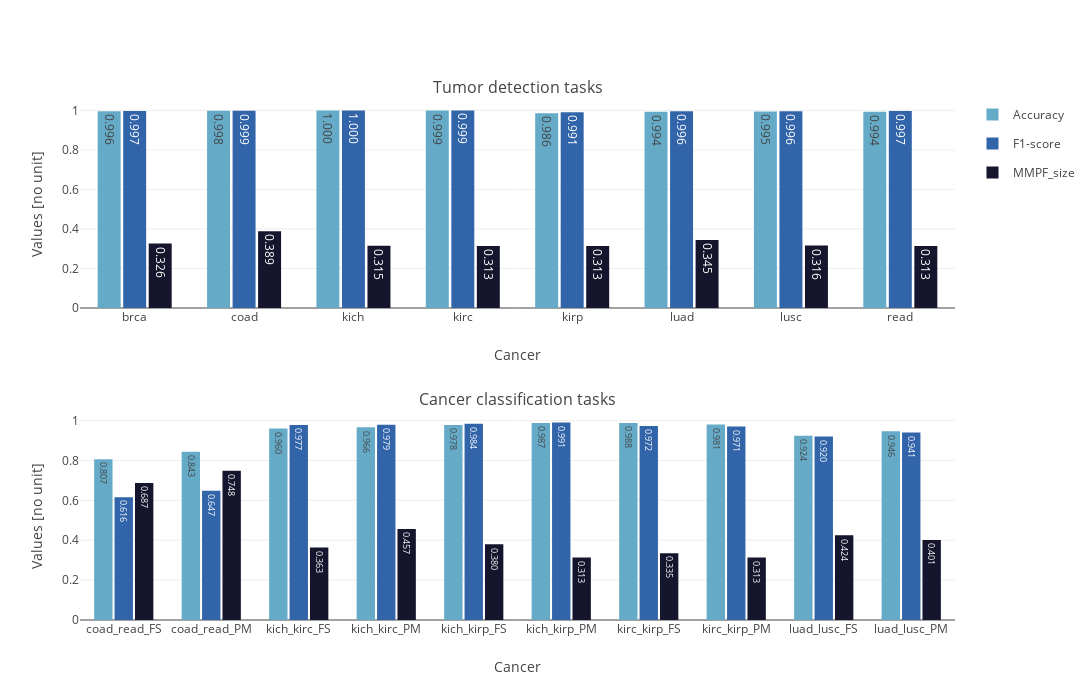

The code cell stored with this chart in its notebook:
### Code cell
plot_results(df_diana, 'images/results_diana.eps')

### Figure 1 — Plotly figure (JSON) as saved in the notebook; plotly's stock layout.template omitted (floating-point values rounded to 4 significant figures)
{"data": [{"alignmentgroup": "True", "hovertemplate": "variable=Accuracy<br>cancer=%{x}<br>value=%{y}<extra></extra>", "legendgroup": "Accuracy", "marker": {"color": "rgb(101, 171, 200)", "pattern": {"shape": ""}}, "name": "Accuracy", "offsetgroup": "Accuracy", "orientation": "v", "showlegend": true, "textposition": "auto", "texttemplate": "%{y:.3f}", "type": "bar", "x": ["coad_read_FS", "coad_read_PM", "kich_kirc_FS", "kich_kirc_PM", "kich_kirp_FS", "kich_kirp_PM", "kirc_kirp_FS", "kirc_kirp_PM", "luad_lusc_FS", "luad_lusc_PM"], "xaxis": "x2", "y": [0.8066, 0.8435, 0.9605, 0.9659, 0.9778, 0.9873, 0.988, 0.9809, 0.9238, 0.9463], "yaxis": "y2"}, {"alignmentgroup": "True", "hovertemplate": "variable=F1-score<br>cancer=%{x}<br>value=%{y}<extra></extra>", "legendgroup": "F1-score", "marker": {"color": "rgb(50, 100, 170)", "pattern": {"shape": ""}}, "name": "F1-score", "offsetgroup": "F1-score", "orientation": "v", "showlegend": true, "textposition": "auto", "texttemplate": "%{y:.3f}", "type": "bar", "x": ["coad_read_FS", "coad_read_PM", "kich_kirc_FS", "kich_kirc_PM", "kich_kirp_FS", "kich_kirp_PM", "kirc_kirp_FS", "kirc_kirp_PM", "luad_lusc_FS", "luad_lusc_PM"], "xaxis": "x2", "y": [0.6159, 0.6475, 0.9773, 0.9792, 0.9837, 0.9908, 0.9723, 0.9708, 0.9204, 0.9405], "yaxis": "y2"}, {"alignmentgroup": "True", "hovertemplate": "variable=MMPF_size<br>cancer=%{x}<br>value=%{y}<extra></extra>", "legendgroup": "MMPF_size", "marker": {"color": "rgb(21, 21, 45)", "pattern": {"shape": ""}}, "name": "MMPF_size", "offsetgroup": "MMPF_size", "orientation": "v", "showlegend": true, "textposition": "auto", "texttemplate": "%{y:.3f}", "type": "bar", "x": ["coad_read_FS", "coad_read_PM", "kich_kirc_FS", "kich_kirc_PM", "kich_kirp_FS", "kich_kirp_PM", "kirc_kirp_FS", "kirc_kirp_PM", "luad_lusc_FS", "luad_lusc_PM"], "xaxis": "x2", "y": [0.6868, 0.7479, 0.3632, 0.4566, 0.3799, 0.3133, 0.335, 0.3133, 0.4245, 0.4013], "yaxis": "y2"}, {"alignmentgroup": "True", "hovertemplate": "variable=Accuracy<br>cancer=%{x}<br>value=%{y}<extra></extra>", "legendgroup": "Accuracy", "marker": {"color": "rgb(101, 171, 200)", "pattern": {"shape": ""}}, "name": "Accuracy", "offsetgroup": "Accuracy", "orientation": "v", "showlegend": false, "textposition": "auto", "texttemplate": "%{y:.3f}", "type": "bar", "x": ["brca", "coad", "kich", "kirc", "kirp", "luad", "lusc", "read"], "xaxis": "x", "y": [0.9959, 0.9977, 1, 0.9993, 0.9856, 0.9937, 0.9947, 0.9938], "yaxis": "y"}, {"alignmentgroup": "True", "hovertemplate": "variable=F1-score<br>cancer=%{x}<br>value=%{y}<extra></extra>", "legendgroup": "F1-score", "marker": {"color": "rgb(50, 100, 170)", "pattern": {"shape": ""}}, "name": "F1-score", "offsetgroup": "F1-score", "orientation": "v", "showlegend": false, "textposition": "auto", "texttemplate": "%{y:.3f}", "type": "bar", "x": ["brca", "coad", "kich", "kirc", "kirp", "luad", "lusc", "read"], "xaxis": "x", "y": [0.9973, 0.9987, 1, 0.9995, 0.991, 0.9958, 0.9962, 0.9967], "yaxis": "y"}, {"alignmentgroup": "True", "hovertemplate": "variable=MMPF_size<br>cancer=%{x}<br>value=%{y}<extra></extra>", "legendgroup": "MMPF_size", "marker": {"color": "rgb(21, 21, 45)", "pattern": {"shape": ""}}, "name": "MMPF_size", "offsetgroup": "MMPF_size", "orientation": "v", "showlegend": false, "textposition": "auto", "texttemplate": "%{y:.3f}", "type": "bar", "x": ["brca", "coad", "kich", "kirc", "kirp", "luad", "lusc", "read"], "xaxis": "x", "y": [0.3259, 0.3888, 0.3147, 0.3133, 0.3133, 0.3445, 0.3159, 0.3133], "yaxis": "y"}], "layout": {"annotations": [{"font": {"size": 16}, "showarrow": false, "text": "Tumor detection tasks", "x": 0.5, "xanchor": "center", "xref": "paper", "y": 1, "yanchor": "bottom", "yref": "paper"}, {"font": {"size": 16}, "showarrow": false, "text": "Cancer classification tasks", "x": 0.5, "xanchor": "center", "xref": "paper", "y": 0.4, "yanchor": "bottom", "yref": "paper"}], "bargap": 0.3, "bargroupgap": 0.1, "barmode": "group", "height": 700, "width": 1200, "xaxis": {"anchor": "y", "domain": [0, 1], "title": {"text": "Cancer"}}, "xaxis2": {"anchor": "y2", "domain": [0, 1], "title": {"text": "Cancer"}}, "yaxis": {"anchor": "x", "domain": [0.6, 1], "title": {"text": "Values [no unit]"}}, "yaxis2": {"anchor": "x2", "domain": [0, 0.4], "title": {"text": "Values [no unit]"}}}}
